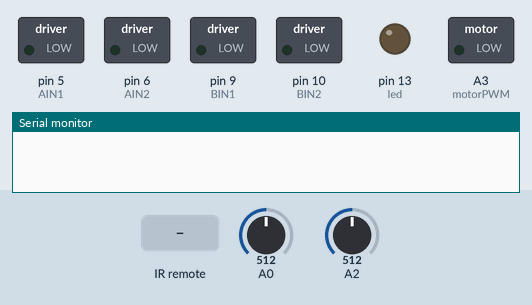
This sketch was run on a simulated Arduino Uno, built with avr-gcc and run on an emulated ATmega328P. Shown: switched loads named in the sketch (green lamp = pin HIGH), output pins drawn as LEDs (lit = HIGH), the last lines printed to the serial monitor. Inputs (shaded band) come from the test bench; at power-on: A0 = 512, A2 = 512.

Above: at 1.2 s.
1.3 s: infrared code 0x810 received
At 2.5 s:
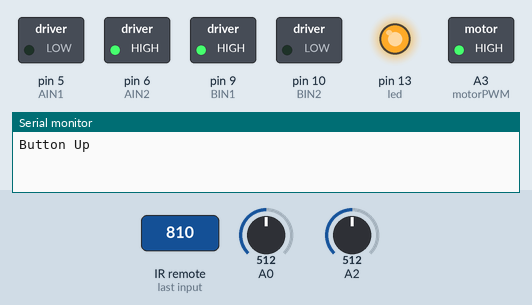
2.8 s: infrared code 0xE10 received
At 3.8 s:
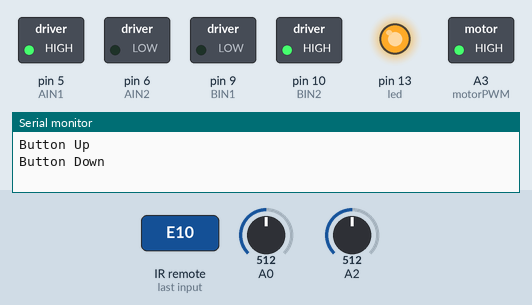
4.3 s: infrared code 0x410 received
At 5.0 s:
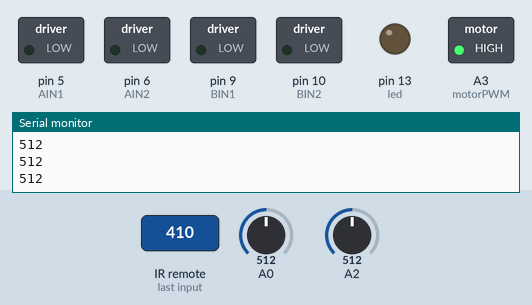
5.8 s: A0 set to 553
7.3 s: A0 set to 586
At 8.5 s:
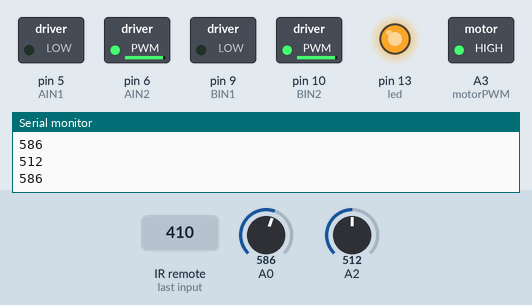
8.8 s: A2 set to 545
At 9.1 s:
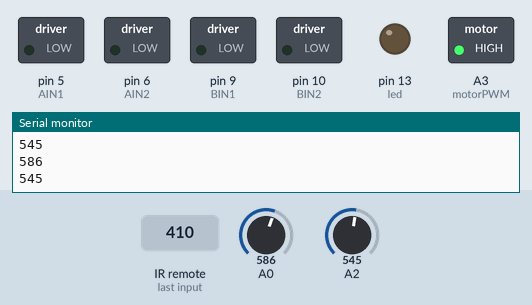
Timing chart, 0 to 11.3 s (numbered marks = the images above; inputs shaded):
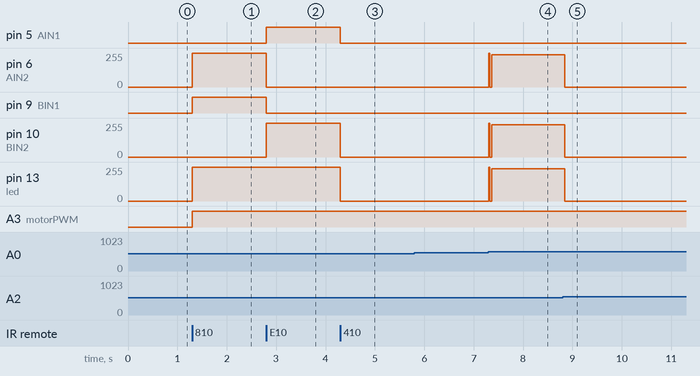

Measured:
- the behaviour switches between 568 and 569 on A0 (found by bisection; images 3 and 4)
- the behaviour switches between 527 and 528 on A2 (found by bisection; images 4 and 5)
- after the input at 1.3 s, pin 6 (AIN2), pin 13 (led): 0/255 → 255/255 at once; pin 9 (BIN1), A3 (motorPWM): LOW → HIGH at once
- after the input at 2.8 s, pin 5 (AIN1): LOW → HIGH at once; pin 6 (AIN2): 255/255 → 0/255 at once; pin 9 (BIN1): HIGH → LOW at once; pin 10 (BIN2): 0/255 → 255/255 at once
- after the input at 4.3 s, pin 5 (AIN1): HIGH → LOW at once; pin 10 (BIN2), pin 13 (led): 255/255 → 0/255 at once
- after the input at 7.3 s, pin 6 (AIN2), pin 10 (BIN2), pin 13 (led): 0/255 → 241/255 at once
- after the input at 8.8 s, pin 6 (AIN2), pin 10 (BIN2), pin 13 (led): 241/255 → 0/255 after 0.05 s

The sketch:

hw4.2.ino
```cpp
#include <IRremote.h>

int RECV_PIN = 4;
IRrecv irrecv(RECV_PIN);
decode_results results;

int led = 13;
int AIN1 = 5;
int AIN2 = 6;
int BIN1 = 9;
int BIN2 = 10;
int motorPWM = A3;
int curr_direction;
bool state;
int curr_speed;

void setup() {
 Serial.begin(19200);
 irrecv.enableIRIn(); // Start the receiver
 pinMode(led, OUTPUT);
 pinMode(motorPWM, INPUT);
 pinMode(AIN1, OUTPUT);
 pinMode(AIN2, OUTPUT);
 pinMode(BIN1, OUTPUT);
 pinMode(BIN2, OUTPUT);
 pinMode(A0, INPUT);
 pinMode(A2, INPUT);
 curr_speed = 128;
}

void forward() {
 digitalWrite(led, HIGH);
 digitalWrite(AIN1, LOW);
 digitalWrite(AIN2, HIGH);
 digitalWrite(BIN1, HIGH);
 digitalWrite(BIN2, LOW);
 analogWrite(motorPWM, curr_speed);
}

void backward() {
 digitalWrite(led, HIGH);
 digitalWrite(AIN1, HIGH);
 digitalWrite(AIN2, LOW);
 digitalWrite(BIN1, LOW);
 digitalWrite(BIN2, HIGH);
}

void stop() {
 digitalWrite(led, LOW);
 digitalWrite(AIN1, LOW);
 digitalWrite(AIN2, LOW);
 digitalWrite(BIN1, LOW);
 digitalWrite(BIN2, LOW);
}

void right() {
  digitalWrite(led, HIGH);
  digitalWrite(AIN1, HIGH);
  digitalWrite(AIN2, LOW);
  digitalWrite(BIN1, HIGH);
  digitalWrite(BIN2, LOW);
}

void left() {
  digitalWrite(led, HIGH);
  digitalWrite(AIN1, LOW);
  digitalWrite(AIN2, HIGH);
  digitalWrite(BIN1, LOW);
  digitalWrite(BIN2, HIGH);
}


void loop()
{
 if (mode()) {
  stop();
  //Some rotato stuff
   int left_sensor, right_sensor;
  left_sensor = analogRead(A0);
  Serial.println(left_sensor);
  right_sensor = analogRead(A2);
  Serial.println(right_sensor);
  double offset = abs(left_sensor - right_sensor) * 1.0 / max(left_sensor, right_sensor);
  if (offset < .1) {
    return;
  }
  if (left_sensor > right_sensor) {
    left();
  } else if (right_sensor > left_sensor) {
    right();
  }
  delay(10);
  stop();
 } else {
  ir_mode();
}

}

bool mode()
{
  if (irrecv.decode(&results)) {
    if (results.value == 0x10) {
      Serial.println("Engaging IR Mode");
      state = false;
    } else if (results.value == 0x410) {
      Serial.println("Engaging Photosensor Mode");
      state = true;
    }
    irrecv.resume();
  }
  return state;
}

void ir_mode()
{
  if (irrecv.decode(&results)) {
    if (results.value == 0x810 && curr_direction != 0x810) {
       Serial.println("Button Up");
       forward();
    }
    else if (results.value == 0xE10 && curr_direction != 0xE10) {
       Serial.println("Button Down");
       backward();
    }
    else if (results.value == 0xC10 && curr_direction != 0xC10) {
       Serial.println("Button Left");
       left();
    }
    else if (results.value == 0xA10 && curr_direction != 0xA10) {
       Serial.println("Button Right");
       right();
    }
    else if (results.value == 0x210) {
      Serial.println("Stop");
      stop();
    }
    else {
    //stop();
    Serial.print("Unrecognized: ");
    Serial.print(results.value, HEX);
    Serial.println();
    }
    curr_direction = results.value;
    irrecv.resume(); // Receive the next value
 }
}
```
